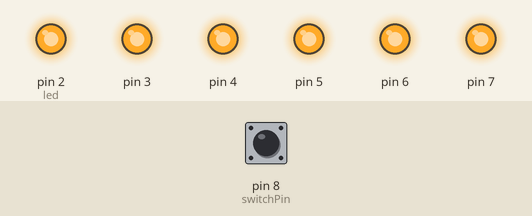
The sketch below on a simulated Arduino Uno, built with avr-gcc and run on an emulated ATmega328P. Parts: output pins drawn as LEDs (lit = HIGH). Inputs (shaded band) come from the test bench; at power-on: pin 8 (switchPin) HIGH.

Above: at 7.4 s.
7.5 s: pin 8 (switchPin) pulled LOW for 3.2 s
At 11.4 s:
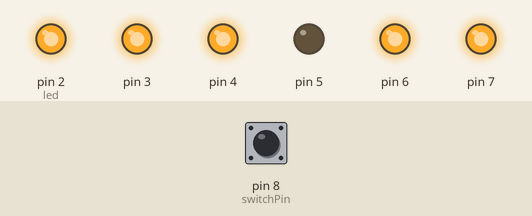
16.2 s: pin 8 (switchPin) pulled LOW for 0.15 s
At 17.1 s:
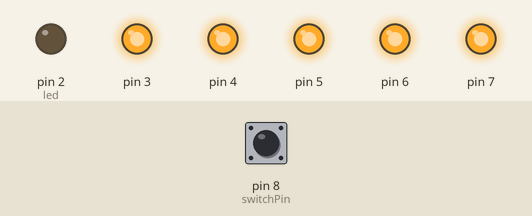
18.8 s: pin 8 (switchPin) pulled LOW for 1 s
At 21.5 s:
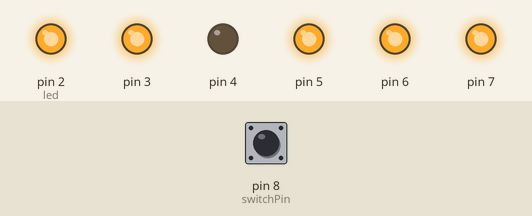
24.3 s: pin 8 (switchPin) pulled LOW for 0.15 s
At 24.9 s:
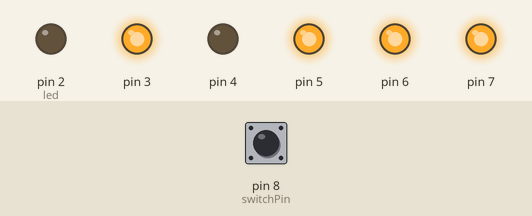
26.9 s: pin 8 (switchPin) pulled LOW for 0.15 s
At 28.8 s:
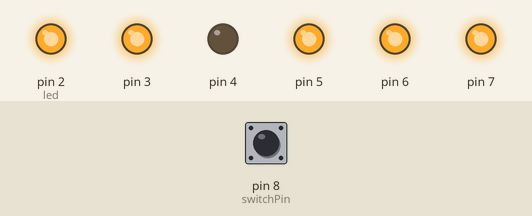
Timing chart, 0 to 30.3 s (numbered marks = the images above; inputs shaded):
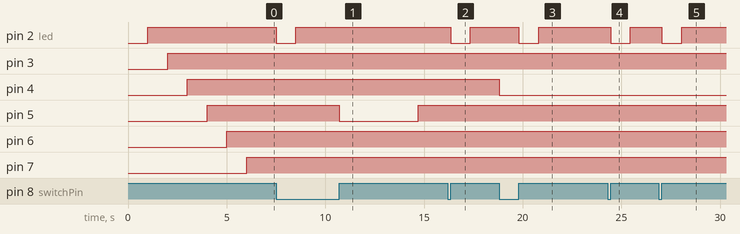

The sketch:

arduinouno_08_sandglass.ino
```cpp
const int switchPin = 8;

unsigned long prevTime = 0;

int switchState = 0;
int prevSwitchState;

int led = 2;
long interval = 1000;

void setup() {
  for(int x = 2; x < 8; x++) {
    pinMode(x, OUTPUT);
  }

  pinMode(switchPin, INPUT);
}

void loop() {
  unsigned long currentTime = millis();

  if (currentTime - prevTime > interval) {
    prevTime = currentTime;

    digitalWrite(led, HIGH);

    led++;
  }

  if (led == 7) {
    // Apagar
  }

  switchState = digitalRead(switchPin);

  if (switchState != prevSwitchState) {
    for(int x = 2; x < 8; x++) {
      digitalWrite(led, LOW);
    }

    led = 2;
    prevTime = currentTime;
  }

  prevSwitchState = switchState;
}
```

Measured:
- after the input at 7.5 s, pin 2 (led): HIGH → LOW at once, → HIGH 1.0 s later; pin 5: HIGH → LOW after 3.2 s, → HIGH 4.0 s later
- after the input at 16.2 s, pin 2 (led): HIGH → LOW after 0.15 s, → HIGH 1.0 s later
- after the input at 18.8 s, pin 2 (led): HIGH → LOW after 1.0 s, → HIGH 1.0 s later; pin 4: HIGH → LOW at once
- after the input at 24.3 s, pin 2 (led): HIGH → LOW after 0.15 s, → HIGH 1.0 s later
- after the input at 26.9 s, pin 2 (led): HIGH → LOW after 0.15 s, → HIGH 1.0 s later
